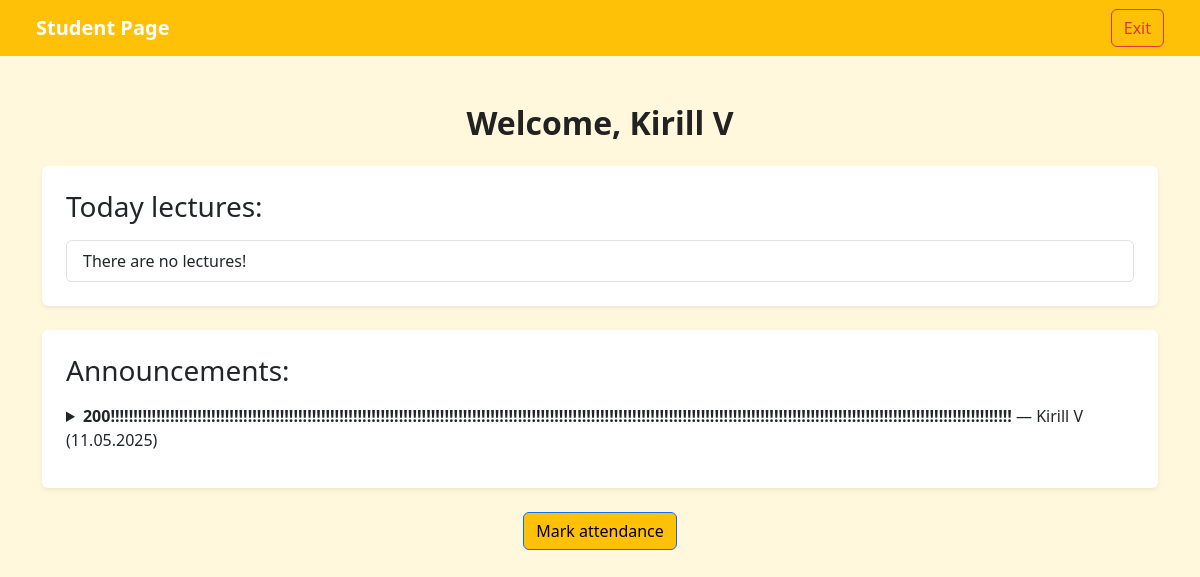
Page /att/student/ (signed in) on the committed database.
### attendance/models.py (models this page shows, shortened)
class User(AbstractUser):
    username = None
    first_name = models.CharField(max_length=50, blank=True)
    last_name = models.CharField(max_length=50, blank=True)
    email = models.EmailField(unique=True)
    university_id = models.CharField(max_length=8, unique=True)
    birth_date = models.DateField(null=True, blank=True)
    is_student = models.BooleanField(default=False)
    is_teacher = models.BooleanField(default=False)
    USERNAME_FIELD = "email"
    REQUIRED_FIELDS = []

class Announcement(models.Model):
    teacher = models.ForeignKey(TeacherProfile, on_delete=models.CASCADE)
    group = models.ForeignKey(Group, on_delete=models.CASCADE)
    title = models.CharField(max_length=200)
    message = models.TextField()
    created_at = models.DateTimeField(auto_now_add=True)

class TeacherProfile(models.Model):
    user = models.OneToOneField(User, on_delete=models.CASCADE)
    department_fk = models.ForeignKey("Department", null=True, blank=True, on_delete=models.SET_NULL)

### attendance/views.py (the view)
# urls.py: path("student/", student_page, name="student_page"),
@login_required
def student_page(request):
    if not hasattr(request.user, "studentprofile"):
        return redirect("attendance:index")
    student = request.user.studentprofile
    group = student.group
    now = timezone.now()
    if request.method == "POST":
        if handle_attendance_submission(request, student):
            return redirect("attendance:student_page")
        form = MarkAttendanceForm(request.POST)
    else:
        form = MarkAttendanceForm()
    lectures = Lecture.objects.filter(group=group, start_time__gte=now).order_by("start_time")
    announcements = Announcement.objects.filter(group=group).order_by("-created_at")[:10]
    today_lectures = lectures.filter(date=timezone.now().date()).exclude(attendance__student=student)
    context = {
        "user": request.user,
        "lectures": lectures,
        "announcements": announcements,
        "form": form,
        "today_lectures": today_lectures,
    }
    return render(request, "attendance/student-page.html", context)

### attendance/templates/attendance/student-page.html (shortened to what this page needs)
{% load static %}
<!DOCTYPE html>
<html lang="en">
<head>
    <link href="https://cdn.jsdelivr.net/npm/bootstrap@5.3.5/dist/css/bootstrap.min.css" rel="stylesheet">
</head>
<body>
<nav class="navbar navbar-expand-lg navbar-dark px-4">
    <div class="container-fluid">
        <span class="navbar-brand fw-bold">Student Page</span>
        <div class="d-flex">
            <form action="{% url 'myauth:logout' %}" method="post">
                <button class="btn btn-outline-danger" type="submit">Exit</button>
            </form>
        </div>
    </div>
</nav>
<div class="container mt-5">
    <div class="text-center mb-4">
        <h2 class="fw-bold">Welcome, {{ user.get_full_name }}</h2>
    </div>
    <div class="card p-4 mb-4 shadow-sm">
        <h3 class="mb-3">Today lectures:</h3>
        <ul class="list-group">
            {% for lecture in today_lectures %}
                <li class="list-group-item">{{ lecture.subject }} ({{ lecture.start_time }} - {{ lecture.end_time }})</li>
            {% empty %}
                <li class="list-group-item">There are no lectures!</li>
            {% endfor %}
        </ul>
    </div>
    <div class="card p-4 mb-4 shadow-sm">
        <h3 class="mb-3">Announcements:</h3>
        {% for ann in announcements %}
            <details class="notifications mb-2">
                <summary class="mb-1">
                    <strong>{{ ann.title }}</strong> — {{ ann.teacher.user.get_full_name }} ({{ ann.created_at|date:"d.m.Y" }})
                </summary>
            </details>
        {% empty %}
            <p>There are no announcements.</p>
        {% endfor %}
    </div>
    <div class="text-center">
        <button type="button" class="btn btn-primary" data-bs-toggle="modal" data-bs-target="#attendanceModal">
            Mark attendance
        </button>
    </div>
</div>
</body>
</html>

### attendance/templates/attendance/student-page.html (style rules this page uses)
body { background-color: #fff8dc; color: #222; }
.navbar, .btn-primary { background-color: #ffc107; color: #000; }
.card { border: none; background-color: #fff; }
details.notifications summary { cursor: pointer; font-weight: 500; }

### rows in the picture
User: get_full_name "Kirill V"
Announcement: title "200!!!!!!!!!!!!!!!!!!!!!!!!!!!!!!!!!!!!!!!!!!!!!!!!!!!!!!!!!!!!!!!!!!!!!!!!!!!!!!!!!!!!!!!!!!!!!!!!!!!!!!!!!!!!!!!!!!!!!!!!!!!!!!!!!!!!!!!!!!!!!!!!!!!!!!!!!!!!!!!!!!!!!!!!!!!!!!!!!!!!!!!!!!!!!!!!!!!!!", teacher.user.get_full_name "Kirill V", created_at "11.05.2025"
